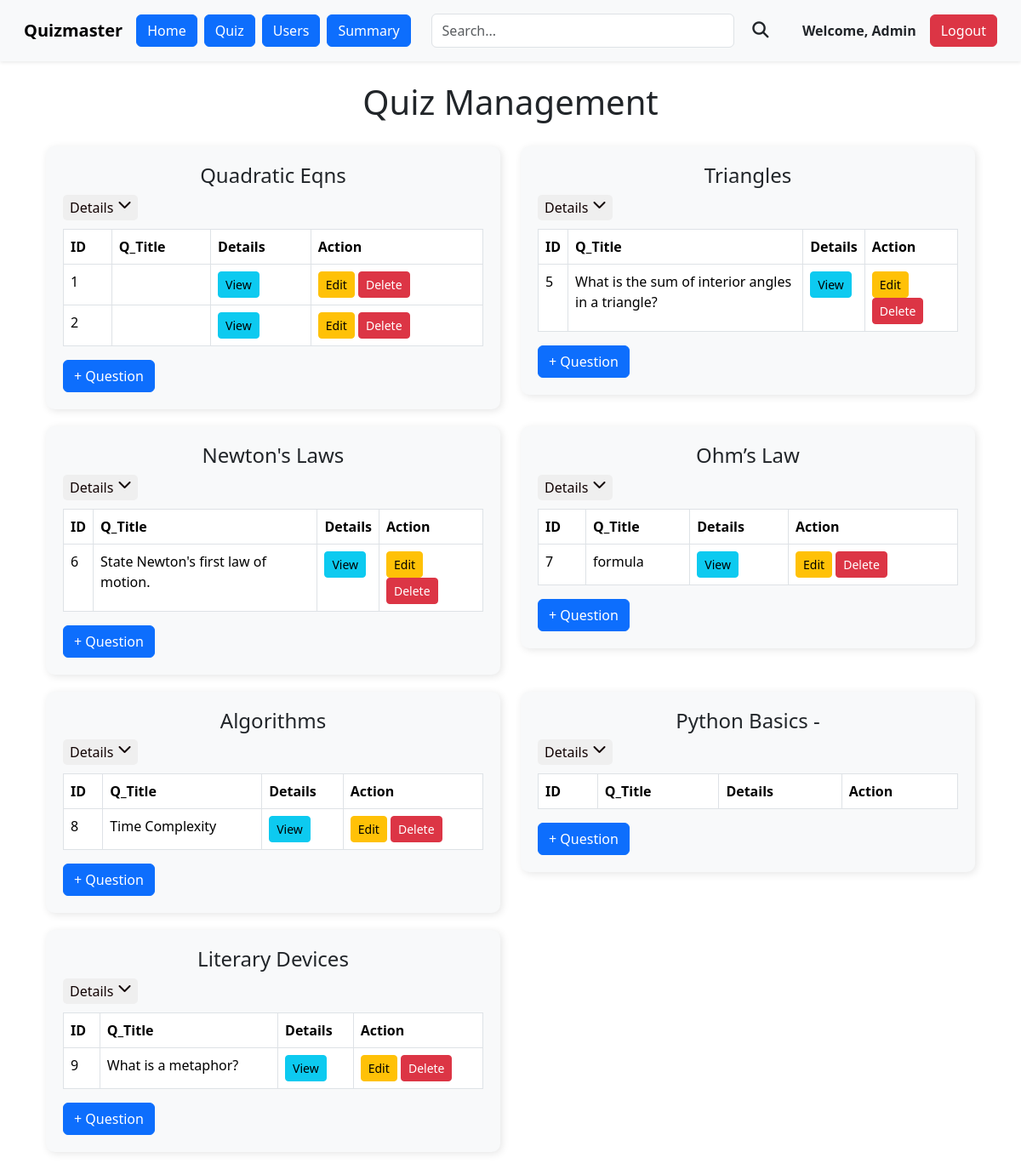
The app's page /admin/quiz (signed in), older data.
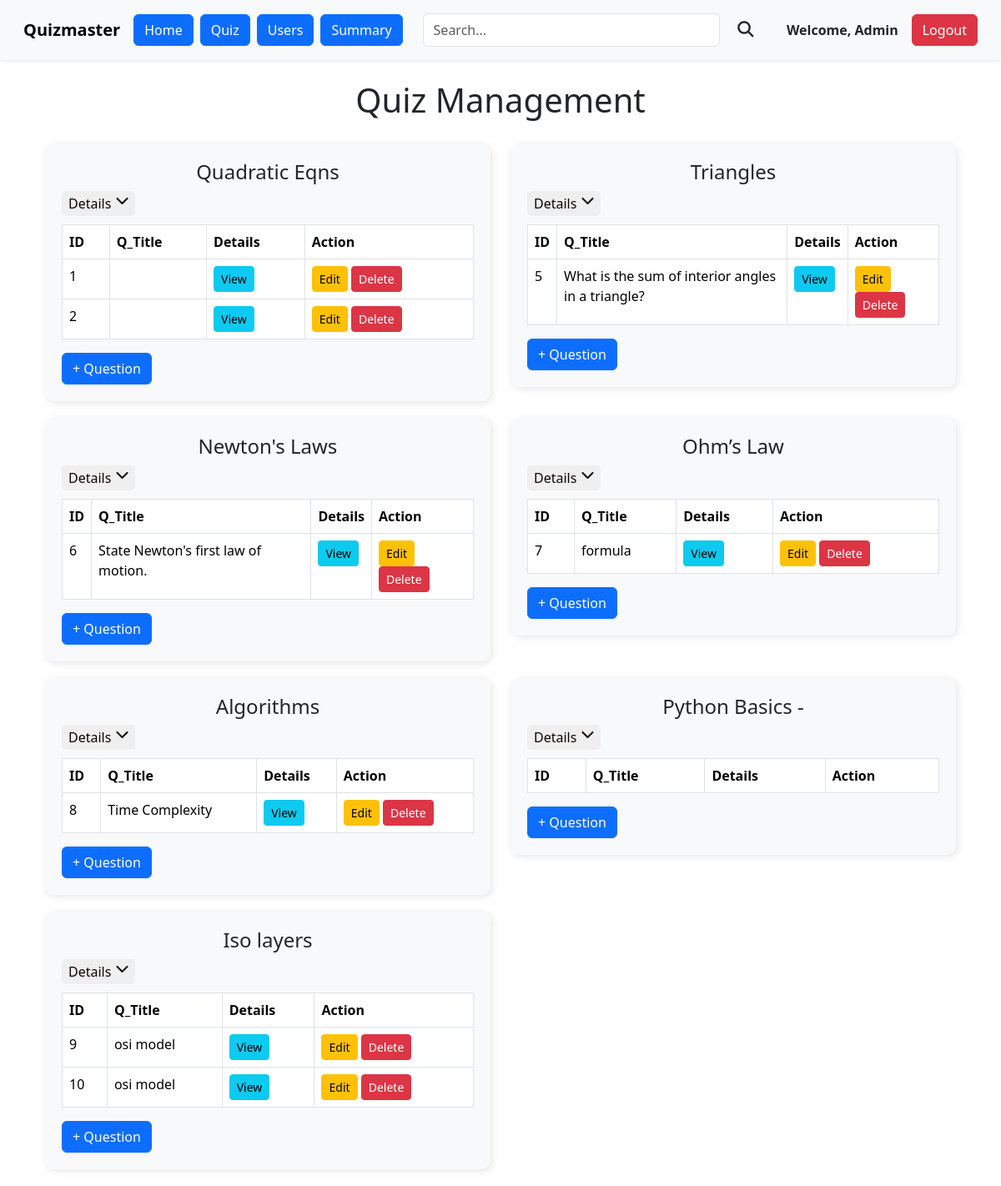
The same page, newer data.
### models.py (models this page shows)
class Quiz(db.Model):
    id=db.Column(db.Integer, primary_key=True)
    name = db.Column(db.String(100), nullable=False)
    description=db.Column(db.String(256), nullable=True)
    start_date=db.Column(db.Date, nullable=True)
    end_date=db.Column(db.Date, nullable=True)
    time_duration=db.Column(db.Time, nullable=True)
    remarks=db.Column(db.String(256), nullable=True)
    no_of_questions=db.Column(db.Integer, nullable=True)
    is_active=db.Column(db.Boolean, nullable=False, default=False)
    questions = db.relationship('Questions', backref='quiz', lazy=True)
    total_attempted=db.Column(db.Integer, nullable=False, default=0)
    scores = db.relationship('Scores', backref='quiz', lazy=True)
    subject_id=db.Column(db.Integer, db.ForeignKey('subject.id'), nullable=False)
    chapter_id= db.Column(db.Integer, db.ForeignKey('chapter.id'),nullable=False)

class Questions(db.Model):
    id=db.Column(db.Integer, primary_key=True)
    title=db.Column(db.String(256), nullable=False)
    question_statement=db.Column(db.String(256), nullable=False)
    option1=db.Column(db.String(64), nullable=False)
    option2=db.Column(db.String(64), nullable=False)
    option3=db.Column(db.String(64), nullable=False)
    option4=db.Column(db.String(64), nullable=False)
    correct_option=db.Column(db.String(64), nullable=False)
    quiz_id=db.Column(db.Integer, db.ForeignKey('quiz.id'), nullable=False)
    chapter_id=db.Column(db.Integer, db.ForeignKey('chapter.id'), nullable=False)

### routes.py (the view)
@app.route('/admin/quiz')
@admin_required
@auth_required
def quiz_dashboard():
    quizzes = Quiz.query.all()
    questions = Questions.query.all()
    for quiz in quizzes:
        question_count = Questions.query.filter(Questions.quiz_id == quiz.id).count()
        quiz.no_of_questions = question_count
    db.session.commit()  # Commit the updates to the database
    if not quizzes:
        flash('No quizzes found, click + to add quizzes')
    return render_template('/admin/quiz.html', quizzes=quizzes,questions=questions)

### routes.py (called while the page is built)
def auth_required(f):
    @wraps(f)
    def inner(*args, **kwargs):
        if 'user_id' not in session:
            flash('please login to continue')
            return redirect(url_for('login'))
        return f(*args, **kwargs)
    return inner

def admin_required(f):
    @wraps(f)
    def inner(*args, **kwargs):
        if 'user_id' not in session:
            flash('please login to continue')
            return redirect(url_for('login'))
        user=User.query.get(session['user_id'])
        if user.is_admin!=True:
            flash('You are not authorized to view this page')
            return redirect(url_for('index'))
        return f(*args, **kwargs)
    return inner

### templates/admin/quiz.html (shortened to what this page needs)
{% extends 'admin/admin_layout.html' %}
{% block content %}
<div class="container">
    <h1>Quiz Management</h1>
    <div class="row">
        {% for quiz in quizzes %}
        <div class="col-md-6">
            <div class="subject-tile">
                <h4>{{ quiz.name }}</h4>
                <button class="details-btn" onclick="toggleDetails(this)">
                    Details <i class="fas fa-chevron-down"></i>
                </button>
                <table class="table table-bordered">
                    <thead>
                        <tr>
                            <th>ID</th>
                            <th>Q_Title</th>
                            <th>Details </th>
                            <th>Action</th>
                        </tr>
                    </thead>
                    <tbody>
                        {% for question in quiz.questions %}
                        <tr>
                            <td>{{ question.id }}</td>
                            <td>{{ question.title }}</td>
                            <td> <a href="{{ url_for('view_question', question_id=question.id) }}" class="btn btn-sm btn-info">View</a></td>
                            <td>
                                <a href="{{ url_for('edit_question', question_id=question.id) }}" class="btn btn-sm btn-warning">Edit</a>
                                <form action="{{ url_for('delete_question', question_id=question.id) }}" method="POST" style="display: inline;">
                                    <button type="submit" class="btn btn-sm btn-danger">Delete</button>
                                </form>
                            </td>
                        </tr>
                        {% endfor %}
                    </tbody>
                </table>
                <a href="/admin/manage_question/{{ quiz.id }}" class="btn btn-primary" id="chapter_btn">+ Question</a>
            </div>
        </div>
        {% endfor %}
    </div>
</div>
{% endblock %}

### templates/admin/admin_layout.html (shortened to what this page needs)
<!DOCTYPE html>
<html lang="en">
<head>
    <link href="https://cdn.jsdelivr.net/npm/bootstrap@5.3.2/dist/css/bootstrap.min.css" rel="stylesheet">
    <link href="https://cdn.jsdelivr.net/npm/bootstrap@5.3.2/dist/css/bootstrap.min.css" rel="stylesheet">
    <link href="https://cdnjs.cloudflare.com/ajax/libs/font-awesome/6.5.1/css/all.min.css" rel="stylesheet">
    <link href="https://cdnjs.cloudflare.com/ajax/libs/font-awesome/6.5.1/css/all.min.css" rel="stylesheet" />
</head>
<body>
    <nav class="navbar navbar-expand-lg bg-body-tertiary shadow-sm p-3">
      <div class="container-fluid">
        <a class="navbar-brand fw-bold" href="">Quizmaster</a>
        <div class="collapse navbar-collapse" id="navbarNavDropdown">
          <ul class="navbar-nav">
            <li class="nav-item">
              <a class="btn btn-primary me-2" href="{{url_for('admin_dashboard')}}">Home</a>
            </li>
            <li class="nav-item">
              <a class="btn btn-primary me-2" href="{{url_for('quiz_dashboard')}}">Quiz</a>
            </li>
            <li class="nav-item">
              <a class="btn btn-primary me-2" href="{{url_for('manage_user')}}">Users</a>
            </li>
            <li class="nav-item">
              <a class="btn btn-primary me-2" href="{{url_for('admin_summary')}}">Summary</a>
            </li>
          </ul>
          <form class="d-flex mx-auto search-bar-container" action="{{ url_for('search') }}" method="GET" style="width: 40%;">
            <input class="form-control search-input me-2" type="search" name="query" placeholder="Search..." aria-label="Search">
            <button class="btn search-btn" type="submit">
                <i class="fas fa-search"></i>
            </button>
          </form>
          <ul class="navbar-nav ms-auto d-flex align-items-center">
            <li class="nav-item me-3">
              <span class="text-dark fw-bold">Welcome, Admin</span>
            </li>
            <li class="nav-item">
              <a class="btn btn-danger" href="{{ url_for('logout') }}">Logout</a>
            </li>
          </ul>
        </div>
      </div>
    </nav>
    <div class="container mt-4">
        {% block content %}
        {% endblock %}
    </div>
</body>
</html>
<link href="https://cdn.jsdelivr.net/npm/bootstrap@5.3.2/dist/css/bootstrap.min.css" rel="stylesheet">
<link href="https://cdnjs.cloudflare.com/ajax/libs/font-awesome/6.5.1/css/all.min.css" rel="stylesheet" />

### templates/admin/admin_layout.html (style rules this page uses)
.search-bar-container { position: relative; }
.search-input { border-radius: 25px; padding: 10px 20px; border: 1px solid #ced4da; transition: box-shadow 0.3s ease, border-color 0.3s ease; }
.search-btn { background-color: #3498db; color: white; border: none; border-radius: 50%; width: 40px; height: 40px; display: flex; align-items: center; justify-content: center; transition: background-color 0.3s ease, transform 0.2s ease; }
.search-btn i { font-size: 1.2rem; }

### templates/admin/quiz.html (style rules this page uses)
h1 { text-align: center; color: #321710; font-size: 3rem; margin-bottom: 20px; padding-bottom: 20px; }
.subject-tile { background: #f8f9fa; border-radius: 10px; padding: 20px; box-shadow: 2px 2px 10px rgba(0, 0, 0, 0.1); margin-bottom: 20px; }
.btn-primary { align-items: center; }
h4 { color: #321710; font-size: 1.5rem; margin-bottom: 20px; text-align: center; }
.details-btn { color: rgb(17, 2, 2); border: none; padding: 3px 8px; border-radius: 5px; cursor: pointer; display: flex; align-items: right; justify-content: center; margin-bottom: 10px; }
.details-btn i { margin-left: 5px; }

Row changes from the older to the newer data that the page shows:
removed Quiz: name "Literary Devices", Questions (id "9", title "What is a metaphor?")
added Quiz: name "Iso layers", Questions (id "9", title "osi model")
added Questions: id "10", title "osi model", shown under Quiz "Iso layers"
